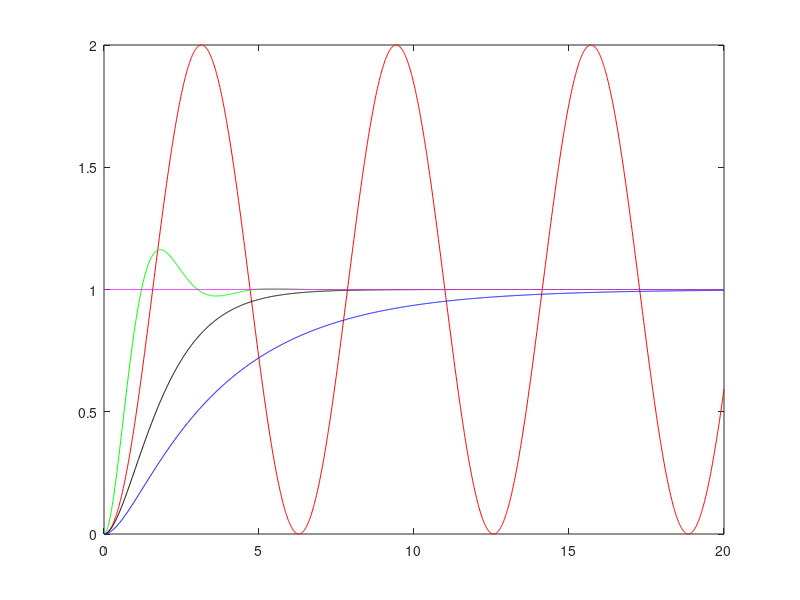
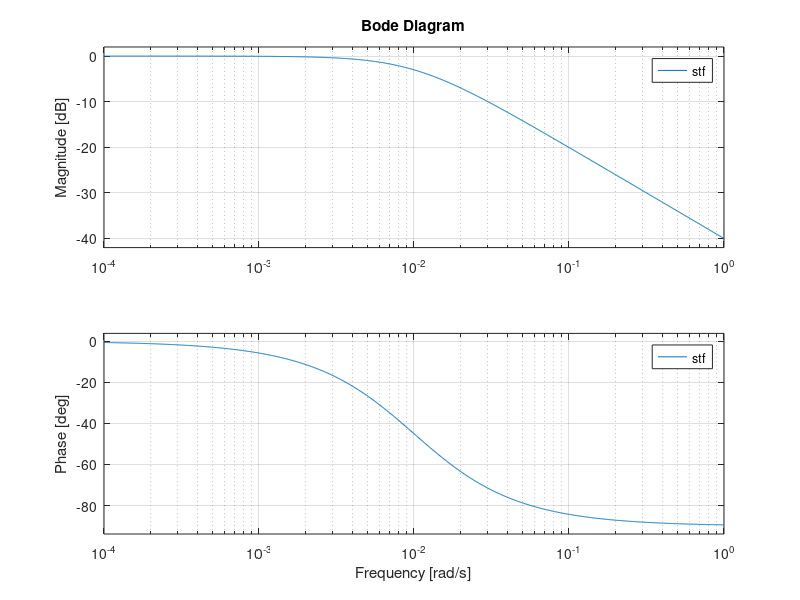

Write MATLAB code to recreate these figures, in order.
d0 = tf(1.0,[1 0 1]) %undamped
d1 = tf(1.0,[1 2 1]) %critically damped
d2 = tf(4.0,[1 2 4]) %under damped
d3 = tf(0.5,[1 2 0.5]) %over damped
T= [0: 0.01: 20];%set up the time increments
[y0,t]=step(d0,T);%step response over one second
[y1,t]=step(d1,T);%step response over one second
[y2,t]=step(d2,T);%step response over one second
[y3,t]=step(d3,T);%step response over one second
stept = 1 + 0*t; %graph to show step response
clf; %clear all graphs
figure(1)
 % put each graph on top of each other
plot(t,y0, 'r');
hold on
plot(t,y1,'k');
plot(t,y2,'g');
plot(t,y3,'b');
plot(t,stept,'m');
hold off
stf = feedback(series(1/25, tf(1,[4 0])),1)
figure(2)
subplot(1,2,1);
[x,t] =step(stf);
thy=1-exp(-0.01*t);
plot(t,x,t,thy,'*');
subplot(1,2,2);
bode(stf);